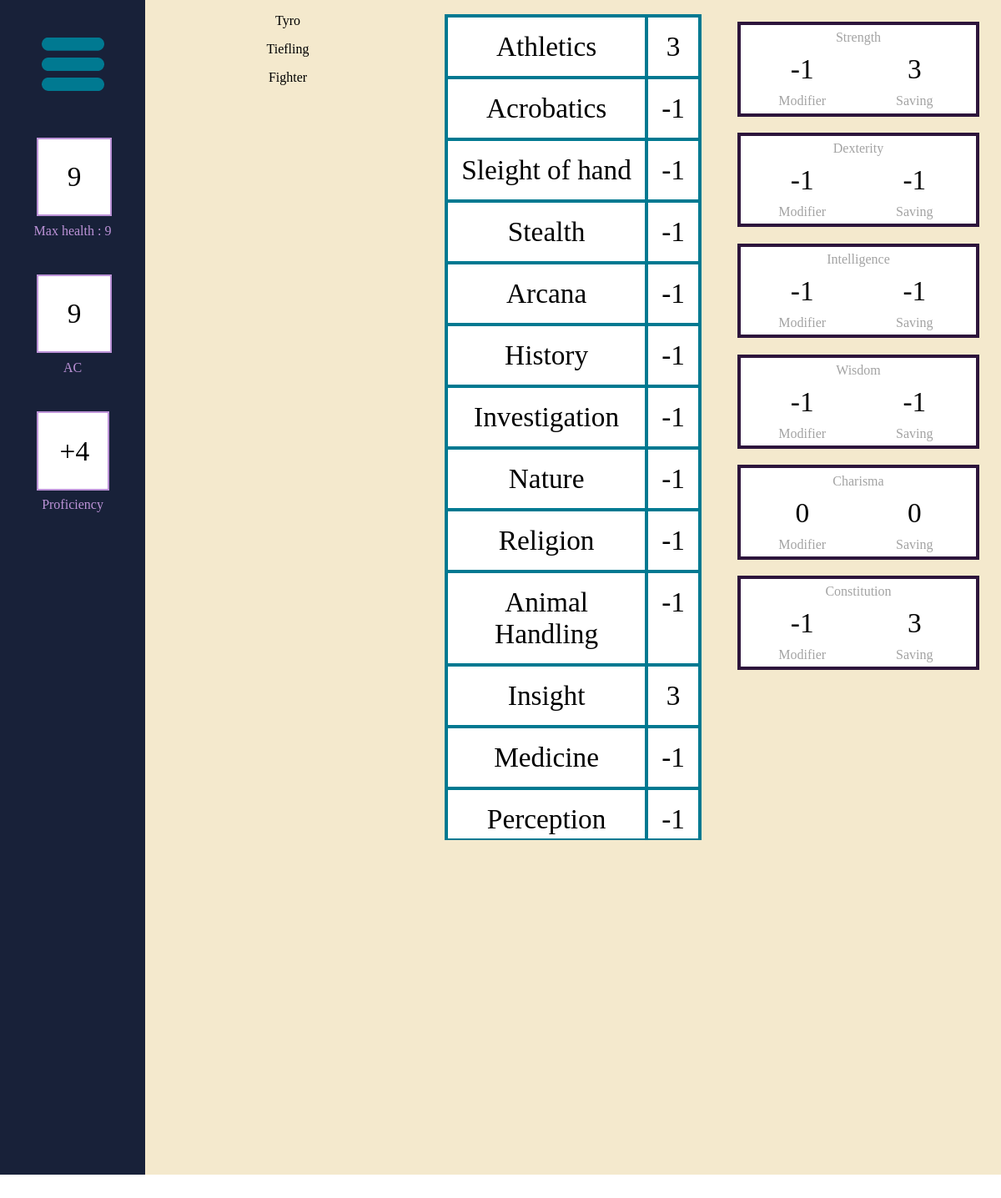
The page /character/20 on the database its author committed.
### tables this page shows
CREATE TABLE "Character" (Character_Id INTEGER PRIMARY KEY AUTOINCREMENT, Name TEXT, Race TEXT REFERENCES Race (Race_Id), Class INT REFERENCES Class (Class_Id), Level Type, Background INT REFERENCES Background (Background_Id), HP INT, AC INT, Stats Text, Proficiencies TEXT, Speed INT, Notes TEXT, Current_HP , FOREIGN KEY (Class) REFERENCES Class (Class_Id), FOREIGN KEY (Background) REFERENCES Background (Background_Id));

CREATE TABLE "Race" (Race_Id INTEGER PRIMARY KEY AUTOINCREMENT, Name TEXT, Speed TEXT, ASI TEXT, Languages TEXT, Proficiencies TEXT);

CREATE TABLE Class (Class_Id INTEGER PRIMARY KEY AUTOINCREMENT, Name TEXT, HpDie TEXT, Proficiencies TEXT);

### routes.py (the view)
@app.route('/character/<id>')
def character_main(id):
    conn = sqlite3.connect(db)
    cur = conn.cursor()
    cur.execute('SELECT * FROM Character WHERE Character_Id = ?', (id,))
    character_data = cur.fetchone()
    if character_data is None:
        return redirect("/")
    cur.execute('SELECT Name FROM Race WHERE Race_Id = ?', (character_data[2],))
    race = cur.fetchone()
    cur.execute(f'SELECT Name FROM Class WHERE Class_Id = ?', (character_data[3],))
    classC = cur.fetchone()
    proficiencies = character_data[9].split(',')
    stats = list(map(int, character_data[8].split(',')))
    prof_bonus = ((character_data[4]-1)//4)+2
    i = 0
    skillBonus = []
    stat_data = []
    while (i < 6):
        stat_abilities = skills[i]
        mod=math.floor((stats[i]-10)//2)
        if(proficiencies.count(stat_names[i])!=0):
            stat_data.append([stat_names[i],mod,mod+prof_bonus])
        else:
            stat_data.append([stat_names[i],mod,mod])
        for ability in stat_abilities:
            count = proficiencies.count(ability)
            if (count == 2):
                skillBonus.append((ability, mod+2*prof_bonus))
            elif (count == 1):
                skillBonus.append((ability, mod+prof_bonus))
            else:
                skillBonus.append((ability, mod))
        i += 1
    values_to_list = [character_data[1], race[0], classC[0]]
    other_values = [id,character_data[6],character_data[12],character_data[7],prof_bonus]
    return render_template('CharacterMain.html', character=values_to_list, skillData=skillBonus, other_values=other_values,statData=stat_data)

### templates/CharacterMain.html
{% extends 'sheetLayout.html' %}
{% block content %}
<div class="character_main">
    <div>
        {% for data in character %}
        <P> {{data}}</P>
        {%endfor%}
    </div>
    <div class="skill_mod_grid">
        {% for skill in skillData %}
        <div class="skill_mod">
            {{skill[0]}}
        </div>
        <div class="skill_mod">
            {{skill[1]}}
        </div>
        {%endfor%}
    </div>
    <div class="stat_mod_grid">
        {% for stat in statData %}
        <div class="stat_mod">
            {{stat[0]}}
            <div class = "stat_data">
                <div class = "stat_num">{{stat[1]}}</div>
                <div class = "stat_num">{{stat[2]}}</div>
                <div>Modifier</div>
                <div>Saving</div>
            </div>
        </div>
        {%endfor%}
    </div>
</div>
{% endblock %}

### static/styles.css (style rules this page uses)
body { margin: 0px; height: 70vw; }
.character_main { display: grid; grid-template-columns: 1fr 1fr 1fr; text-align: center; }
.skill_mod_grid { border: 2px solid #007991; background-color: white; font-size: 25pt; display: grid; grid-template-columns: 4fr 1fr; margin: 5%; height: 70%; overflow-y: scroll; overflow-x: hidden; }
.skill_mod { border: 2px solid #007991; padding:1pc; }
.stat_mod_grid { display: grid; grid-template-rows: 1fr 1fr 1fr 1fr 1fr 1fr; margin: 5%; height: 50%; }
.stat_mod { border: 4px solid #2d153c; padding: 2%; margin: 3%; background-color: white; color: #A3A3A3; height: 70%; }
.stat_data { display: grid; grid-template-columns: 1fr 1fr; }
.stat_num { padding: 10px; font-size: 25pt; color: black; }

### rows shown on the page
Character: Name "Tyro"
Race: Name "Tiefling"
Class: Name "Fighter"

### other values the page prints
{{ other_values[1] }} "9"
{{ other_values[4] }} "4"
{{ skill[0] }} "Athletics" "Acrobatics" "Sleight of hand" "Stealth" "Arcana" "History" "Investigation" "Nature" "Religion" "Animal Handling" "Insight" "Medicine" "Perception"
{{ skill[1] }} "3" "-1" "-1" "-1" "-1" "-1" "-1" "-1" "-1" "-1" "3" "-1" "-1"
{{ stat[0] }} "Strength" "Dexterity" "Intelligence" "Wisdom" "Charisma" "Constitution"
{{ stat[1] }} "-1" "-1" "-1" "-1" "0" "-1"
{{ stat[2] }} "3" "-1" "-1" "-1" "0" "3"
